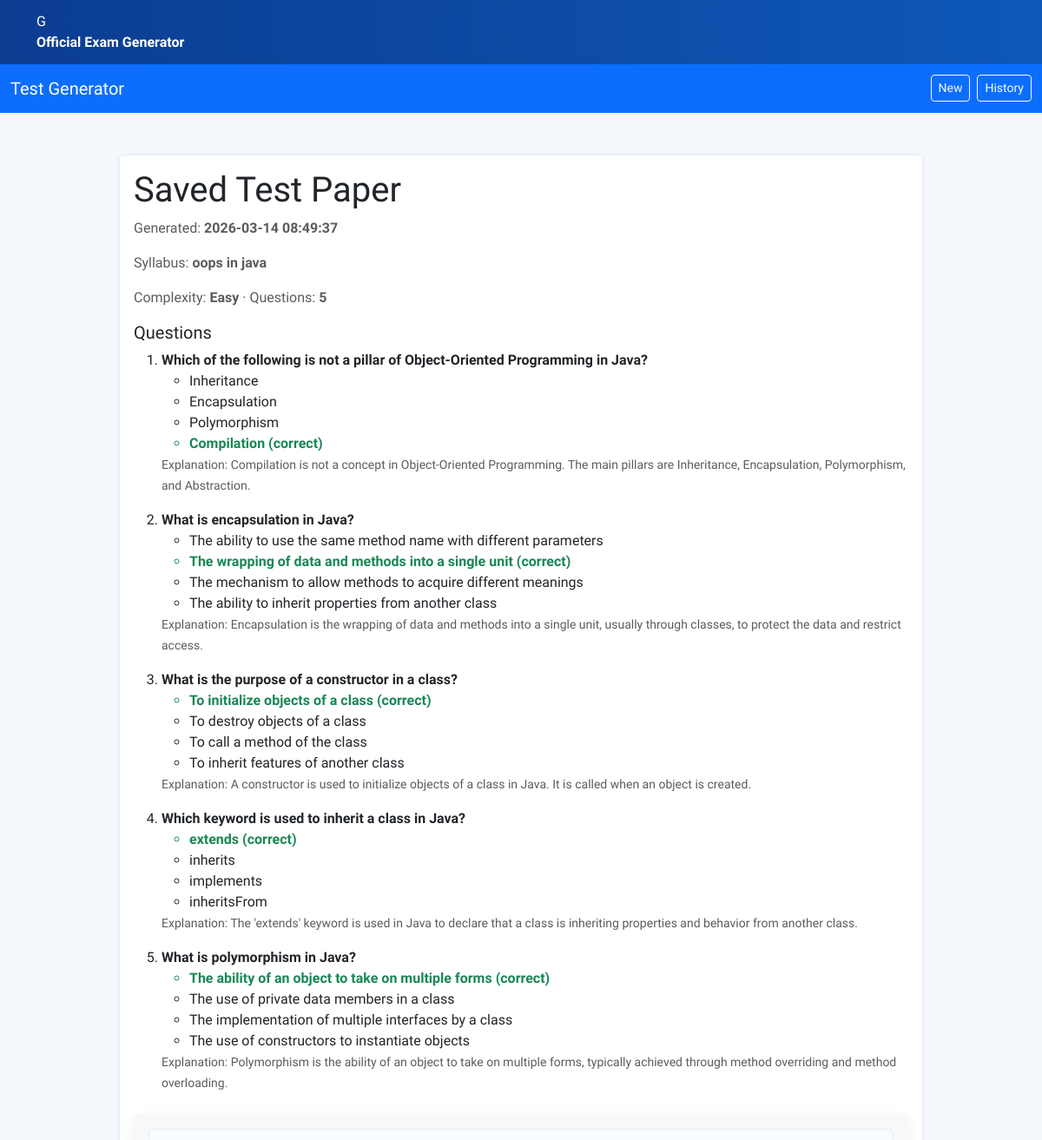
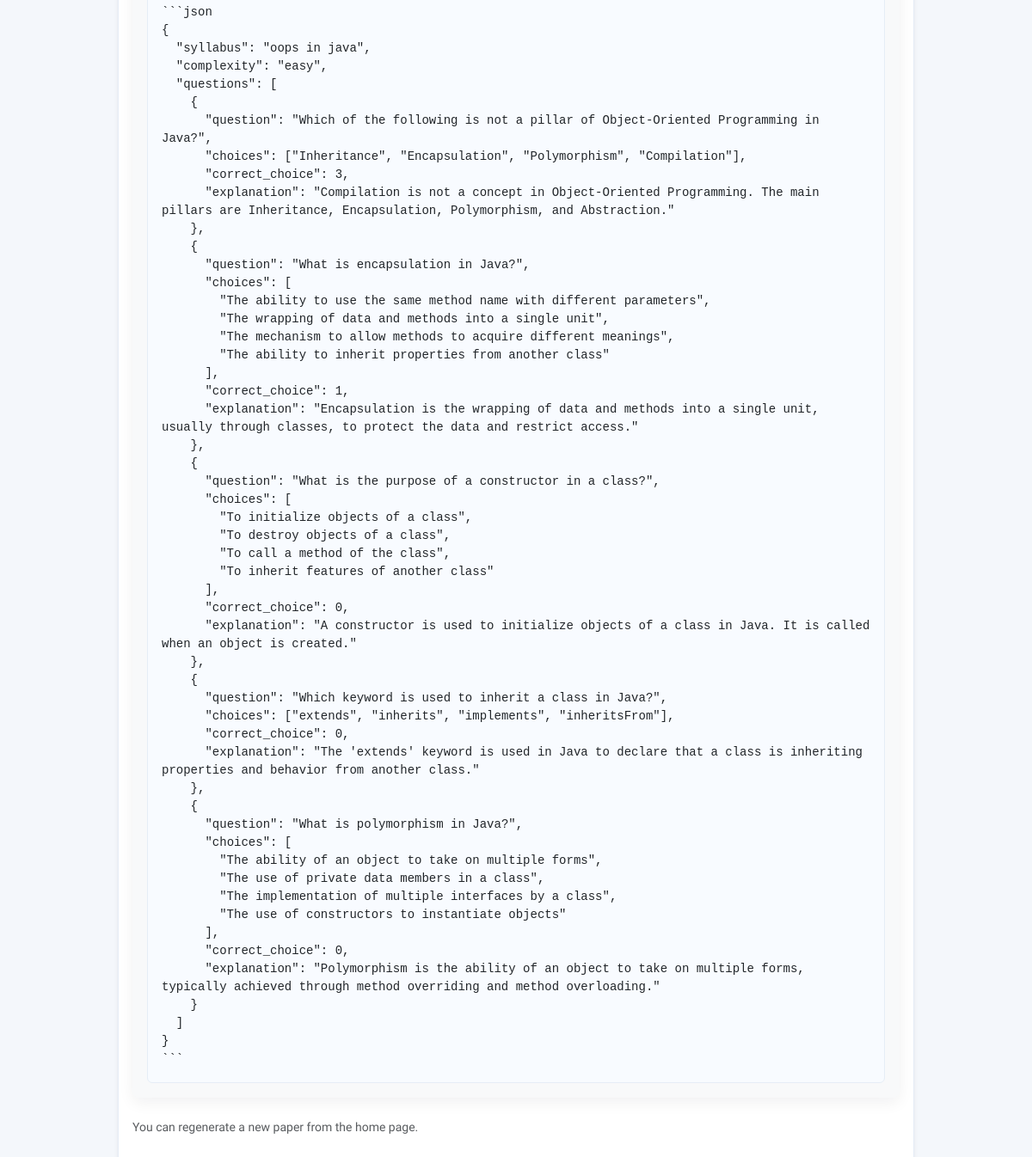
The app's page /paper/1 with its own data (2 pictures, top to bottom).
### open_router.py (models this page shows)
class TestPaper(db.Model):
    __tablename__ = "test_paper"
    id = db.Column(db.Integer, primary_key=True)
    syllabus = db.Column(db.Text, nullable=False)
    complexity = db.Column(db.String(32), nullable=False)
    num_questions = db.Column(db.Integer, nullable=False)
    generated_at = db.Column(db.DateTime, default=datetime.utcnow, nullable=False)
    raw_output = db.Column(db.Text, nullable=False)
    questions = db.relationship(
        "MCQQuestion", back_populates="paper", cascade="all, delete-orphan"
    )

class MCQQuestion(db.Model):
    __tablename__ = "mcq_question"
    id = db.Column(db.Integer, primary_key=True)
    paper_id = db.Column(db.Integer, db.ForeignKey("test_paper.id"), nullable=False)
    question_text = db.Column(db.Text, nullable=False)
    choices_json = db.Column(db.Text, nullable=False)
    correct_choice_index = db.Column(db.Integer, nullable=False)
    explanation = db.Column(db.Text, nullable=True)
    paper = db.relationship("TestPaper", back_populates="questions")
    @property
    def choices(self):
        try:
            return json.loads(self.choices_json)
        except Exception:
            return []

### open_router.py (the view)
@app.route("/paper/<int:paper_id>")
def view_paper(paper_id):
    paper = TestPaper.query.get_or_404(paper_id)
    return render_template("paper.html", paper=paper)

### templates/paper.html (shortened to what this page needs)
<!doctype html>
<html lang="en">
  <head>
    <link href="https://cdn.jsdelivr.net/npm/bootstrap@5.3.2/dist/css/bootstrap.min.css" rel="stylesheet">
  </head>
  <body>
    <header class="gov-header">
      <div class="container">
        <div class="gov-brand">
          <div class="gov-emblem">G</div>
          <div>
            <div style="font-weight:600">Official Exam Generator</div>
          </div>
        </div>
      </div>
    </header>
    <nav class="navbar navbar-expand-lg navbar-dark bg-primary">
      <div class="container-fluid">
        <a class="navbar-brand" href="/">Test Generator</a>
        <div class="d-flex">
          <a class="btn btn-outline-light btn-sm me-2" href="/">New</a>
          <a class="btn btn-outline-light btn-sm" href="/history">History</a>
        </div>
      </div>
    </nav>
    <main class="container py-5">
      <div class="row justify-content-center">
        <div class="col-lg-10">
          <div class="card shadow-sm">
            <div class="card-body">
              <h1 class="card-title">Saved Test Paper</h1>
              <p class="text-muted">Generated: <strong>{{ paper.generated_at.strftime('%Y-%m-%d %H:%M:%S') }}</strong></p>
              <p class="text-muted">Syllabus: <strong>{{ paper.syllabus }}</strong></p>
              <p class="text-muted">Complexity: <strong>{{ paper.complexity.title() }}</strong> · Questions: <strong>{{ paper.num_questions }}</strong></p>
              {% if paper.questions %}
                <div class="mb-4">
                  <h5>Questions</h5>
                  <ol>
                    {% for q in paper.questions %}
                      <li class="mb-3">
                        <strong>{{ q.question_text }}</strong>
                        <ul>
                          {% for choice in q.choices %}
                            {% set idx = loop.index0 %}
                            <li{% if idx == q.correct_choice_index %} class="text-success fw-bold"{% endif %}>
                              {{ choice }}{% if idx == q.correct_choice_index %} (correct){% endif %}
                            </li>
                          {% endfor %}
                        </ul>
                        {% if q.explanation %}
                          <div class="text-muted"><small>Explanation: {{ q.explanation }}</small></div>
                        {% endif %}
                      </li>
                    {% endfor %}
                  </ol>
                </div>
              {% else %}
                <div class="alert alert-warning">No structured questions were found for this paper.</div>
              {% endif %}
              <div class="card bg-light border-light mb-4">
                <div class="card-body p-3"><pre class="m-0" style="white-space: pre-wrap; word-break: break-word;">{{ paper.raw_output }}</pre></div>
              </div>
              <p class="text-muted small">You can regenerate a new paper from the home page.</p>
            </div>
          </div>
        </div>
      </div>
    </main>
  </body>
</html>

### templates/paper.html (style rules this page uses)
:root { --bg:#f4f7fb;--primary:#0b3d91;--accent:#0072c6;--muted:#58606a;--card:#fff;--border:#e6edf6 }
body { font-family:'Libre Franklin', Arial, sans-serif;background:var(--bg);color:#0b2540 }
.gov-header { background:linear-gradient(90deg,var(--primary),#0e58b8);color:white;padding:.8rem 0 }
.card { border:1px solid var(--border);box-shadow:0 6px 18px rgba(16,24,40,0.06) }
.text-muted { color:var(--muted) }
pre { background:#f8fbff;border:1px solid var(--border);padding:1rem;border-radius:6px }

### records on screen
TestPaper: generated_at "2026-03-14 08:49:37", syllabus "oops in java", complexity "Easy", num_questions "5", raw_output "```json { \"syllabus\": \"oops in java\", \"complexity\": \"easy\", \"questions\": [ { \"question\": \"Which of the following is not a pillar of Object-Oriented Programming in Java?\", \"choices\": [\"Inheritance\", \"Encapsulation\", \"Polymorphism\", \"Compilation\"], \"correct_choice\": 3, \"explanation\": \"Compilation is not a concept in Object-Oriented Programming. The main pillars are Inheritance, Encapsulation, Polymorphism, and Abstraction.\" }, { \"question\": \"What is encapsulation in Java?\", \"choices\": [ \"The ability to use the same method name with different parameters\", \"The wrapping of data and methods into a single unit\", \"The mechanism to allow methods to acquire different meanings\", \"The ability to…"
MCQQuestion: question_text "Which of the following is not a pillar of Object-Oriented Programming in Java?", choices "Inheritance" "Encapsulation" "Polymorphism" "Compilation", correct_choice_index "(correct)", explanation "Compilation is not a concept in Object-Oriented Programming. The main pillars are Inheritance, Encapsulation, Polymorphism, and Abstraction."
MCQQuestion: question_text "What is encapsulation in Java?", choices "The ability to use the same method name with different parameters" "The wrapping of data and methods into a single unit" "The mechanism to allow methods to acquire different meanings" "The ability to inherit properties from another class", correct_choice_index "(correct)", explanation "Encapsulation is the wrapping of data and methods into a single unit, usually through classes, to protect the data and restrict access."
MCQQuestion: question_text "What is the purpose of a constructor in a class?", choices "To initialize objects of a class" "To destroy objects of a class" "To call a method of the class" "To inherit features of another class", correct_choice_index "(correct)", explanation "A constructor is used to initialize objects of a class in Java. It is called when an object is created."
MCQQuestion: question_text "Which keyword is used to inherit a class in Java?", choices "extends" "inherits" "implements" "inheritsFrom", correct_choice_index "(correct)", explanation "The 'extends' keyword is used in Java to declare that a class is inheriting properties and behavior from another class."
MCQQuestion: question_text "What is polymorphism in Java?", choices "The ability of an object to take on multiple forms" "The use of private data members in a class" "The implementation of multiple interfaces by a class" "The use of constructors to instantiate objects", correct_choice_index "(correct)", explanation "Polymorphism is the ability of an object to take on multiple forms, typically achieved through method overriding and method overloading."
